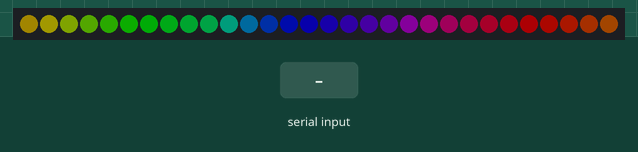
A sketch run on a simulated Arduino Uno, built with avr-gcc and run on an emulated ATmega328P. On the bench: 30 RGB LEDs in strip order, left to right. The inputs (shaded band) are chosen by the test bench. Dim RGB values are drawn brighter than linear; what the sketch prints to the serial monitor is not drawn.

Above: at 1.36 s.
1.4 s: "color 90\n" received over Serial
At 2.3 s:
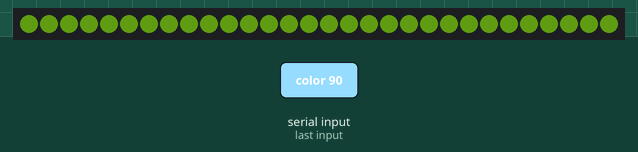
2.9 s: "rainbow\n" received over Serial
At 3.38 s:
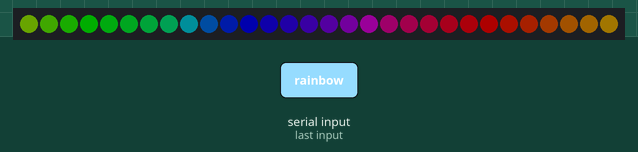
5.9 s: "brightness 90\n" received over Serial
At 6.22 s:
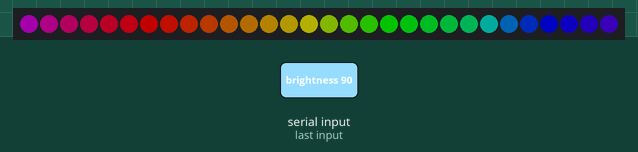
8.5 s: "color ,45\n" received over Serial
At 8.8 s:
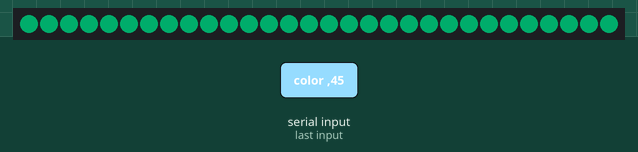
10.0 s: "color 90 45 200\n" received over Serial
At 11.2 s:
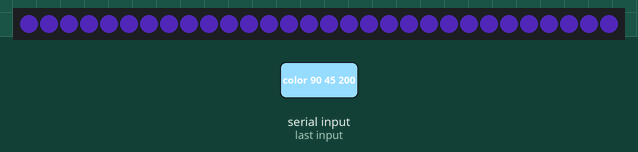
11.5 s: "rainbow\n" received over Serial
At 12.3 s:
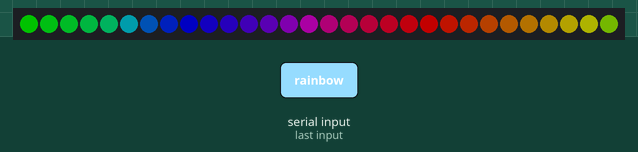
Timing chart, 0 to 14.5 s (numbered marks = the images above; inputs shaded):
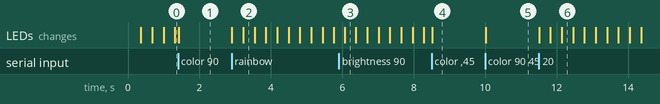

Measured:
- after the input at 1.4 s, the LEDs: change at once (image 1)
- after the input at 2.9 s, the LEDs: first change at once (image 2 shows a later state)
- after the input at 8.5 s, the LEDs: change at once (image 4)
- after the input at 10.0 s, the LEDs: change at once (image 5)
- after the input at 11.5 s, the LEDs: first change at once (image 6 shows a later state)

The sketch:

led_rainbow.ino
```cpp
// code to make a strip of APA102 LEDs all red, for testing purposes
// this uses CO (clock) > connected to Pin 13 (SCK) and DO (data) > connected to
// Pin 11 (MOSI) power and ground  from a different source, with all grounds
// connected together

#include <FastLED.h>

#define NUM_LEDS 30
#define PIN_DATA 11
#define PIN_CLOCK 13

CRGB leds[NUM_LEDS];

uint8_t brightness = 50;
uint8_t hueOffset = 0;
bool rainbow = true;
CRGB solidColor = CRGB::White;

void setup() {
  FastLED.addLeds<APA102, PIN_DATA, PIN_CLOCK, BGR>(leds, NUM_LEDS);
  FastLED.setBrightness(brightness);
  FastLED.clear();
  FastLED.show();
  Serial.begin(9600);
  printHelp();
}

void loop() {
  handleSerial();

  if (rainbow) {
    fill_rainbow(leds, NUM_LEDS, hueOffset, 256 / NUM_LEDS);
    hueOffset++;
    FastLED.show();
    delay(20);
  }
}

void handleSerial() {
  if (Serial.available() > 0) {
    String input = Serial.readStringUntil('\n');
    input.trim();

    if (input == "rainbow") {
      rainbow = true;
      Serial.println("Mode: rainbow");

    } else if (input.startsWith("color ")) {
      // expects: color R G B  e.g. "color 255 0 0"
      int r, g, b;
      sscanf(input.c_str(), "color %d %d %d", &r, &g, &b);
      solidColor = CRGB(r, g, b);
      rainbow = false;
      fill_solid(leds, NUM_LEDS, solidColor);
      FastLED.show();
      Serial.print("Color set to RGB(");
      Serial.print(r);
      Serial.print(", ");
      Serial.print(g);
      Serial.print(", ");
      Serial.print(b);
      Serial.println(")");

    } else if (input.startsWith("brightness ")) {
      int val;
      sscanf(input.c_str(), "brightness %d", &val);
      brightness = constrain(val, 0, 255);
      FastLED.setBrightness(brightness);
      FastLED.show();
      Serial.print("Brightness: ");
      Serial.println(brightness);

    } else if (input == "off") {
      rainbow = false;
      FastLED.clear();
      FastLED.show();
      Serial.println("Off.");

    } else if (input == "help") {
      printHelp();
    }
  }
}

void printHelp() {
  Serial.println("--- LED Strip Commands ---");
  Serial.println("rainbow           → rainbow animation");
  Serial.println("color R G B       → solid color e.g. 'color 255 0 0'");
  Serial.println("brightness 0-255  → set brightness");
  Serial.println("off               → turn off");
  Serial.println("help              → show this");
}
```
